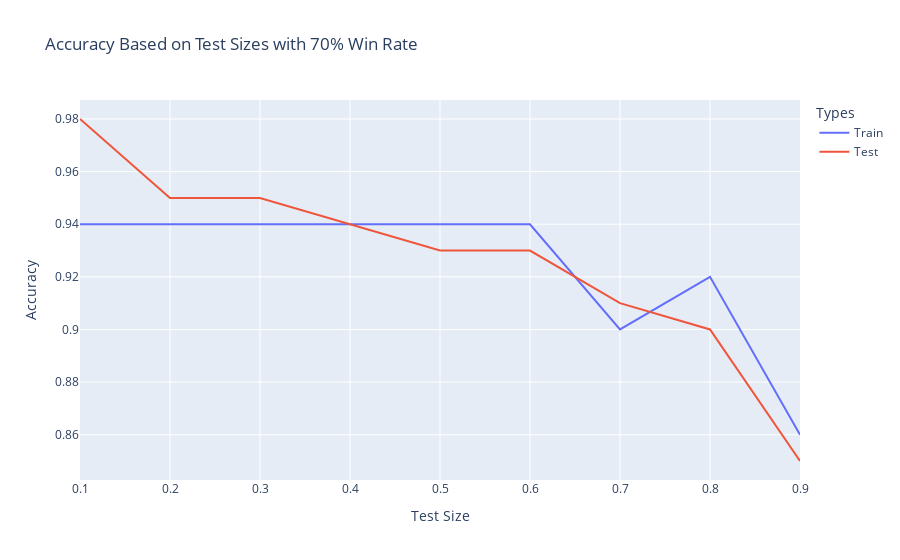

This figure's notebook cell:
### Markdown cell above
Explanation of L2 used but nothing changed (Train/Test values)....

### Code cell
# Plot Train-Test Accuracy Graph
acc_plot = px.line(acc_df, x=test_sizes, y=acc_df.columns,
               title= f"Accuracy Based on Test Sizes with {int(win_rate1*100)}% Win Rate",
               labels= dict(x= "Test Size", value="Accuracy", variable="Types")
               )
acc_plot.show()

### Figure 1 — Plotly figure (JSON) as saved in the notebook; plotly's stock layout.template omitted (floating-point values rounded to 4 significant figures)
{"data": [{"hovertemplate": "Types=Train<br>Test Size=%{x}<br>Accuracy=%{y}<extra></extra>", "legendgroup": "Train", "line": {"color": "#636efa", "dash": "solid"}, "marker": {"symbol": "circle"}, "mode": "lines", "name": "Train", "orientation": "v", "showlegend": true, "type": "scatter", "x": [0.1, 0.2, 0.3, 0.4, 0.5, 0.6, 0.7, 0.8, 0.9], "xaxis": "x", "y": [0.94, 0.94, 0.94, 0.94, 0.94, 0.94, 0.9, 0.92, 0.86], "yaxis": "y"}, {"hovertemplate": "Types=Test<br>Test Size=%{x}<br>Accuracy=%{y}<extra></extra>", "legendgroup": "Test", "line": {"color": "#EF553B", "dash": "solid"}, "marker": {"symbol": "circle"}, "mode": "lines", "name": "Test", "orientation": "v", "showlegend": true, "type": "scatter", "x": [0.1, 0.2, 0.3, 0.4, 0.5, 0.6, 0.7, 0.8, 0.9], "xaxis": "x", "y": [0.98, 0.95, 0.95, 0.94, 0.93, 0.93, 0.91, 0.9, 0.85], "yaxis": "y"}], "layout": {"legend": {"title": {"text": "Types"}, "tracegroupgap": 0}, "title": {"text": "Accuracy Based on Test Sizes with 70% Win Rate"}, "xaxis": {"anchor": "y", "domain": [0, 1], "title": {"text": "Test Size"}}, "yaxis": {"anchor": "x", "domain": [0, 1], "title": {"text": "Accuracy"}}}}
